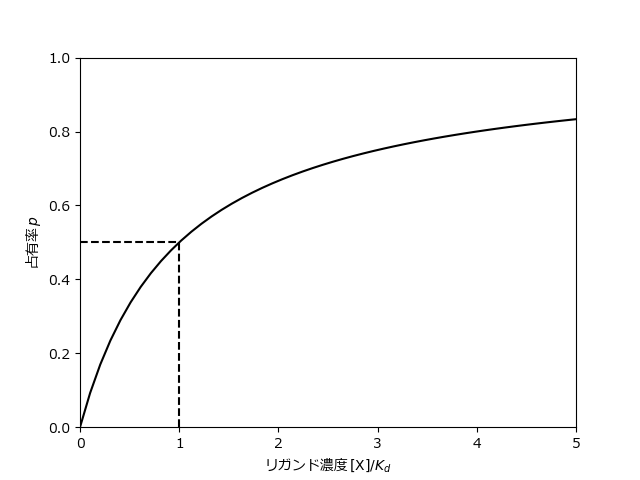

This figure's Python source:
import numpy as np
import matplotlib.pyplot as plt

#plt.rcParams['font.family'] = "MS Gothic"
plt.rcParams['font.family'] = "Meiryo"

def simple(x,K):
    return x/(K + x)

K = 1
XMAX = 5
X = np.linspace(0,XMAX)

plt.figure()
plt.plot(X,simple(X,K),color='black')

plt.hlines([0.5],0,1,colors='black',linestyles='dashed')
plt.vlines([1],0,0.5,colors='black',linestyles='dashed')

plt.xlim(0,XMAX)
plt.ylim(0,1)

plt.xlabel(r"リガンド濃度$\,[\mathrm{X}]/K_d$")
plt.ylabel(r"占有率$\,p$")

plt.show()
